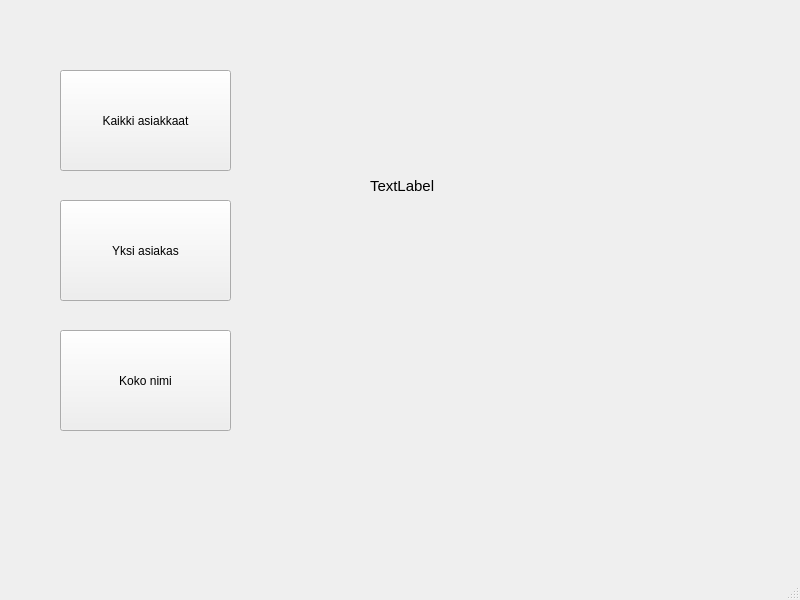
<?xml version="1.0" encoding="UTF-8"?>
<ui version="4.0">
 <class>MainWindow</class>
 <widget class="QMainWindow" name="MainWindow">
  <property name="geometry">
   <rect>
    <x>0</x>
    <y>0</y>
    <width>800</width>
    <height>600</height>
   </rect>
  </property>
  <property name="windowTitle">
   <string>MainWindow</string>
  </property>
  <widget class="QWidget" name="centralwidget">
   <widget class="QPushButton" name="btnGetAllPersons">
    <property name="geometry">
     <rect>
      <x>60</x>
      <y>70</y>
      <width>171</width>
      <height>101</height>
     </rect>
    </property>
    <property name="text">
     <string>Kaikki asiakkaat</string>
    </property>
   </widget>
   <widget class="QPushButton" name="btnGetOnePerson">
    <property name="geometry">
     <rect>
      <x>60</x>
      <y>200</y>
      <width>171</width>
      <height>101</height>
     </rect>
    </property>
    <property name="text">
     <string>Yksi asiakas</string>
    </property>
   </widget>
   <widget class="QPushButton" name="btnGetFullname">
    <property name="geometry">
     <rect>
      <x>60</x>
      <y>330</y>
      <width>171</width>
      <height>101</height>
     </rect>
    </property>
    <property name="text">
     <string>Koko nimi</string>
    </property>
   </widget>
   <widget class="QLabel" name="labelResult">
    <property name="geometry">
     <rect>
      <x>370</x>
      <y>80</y>
      <width>281</width>
      <height>211</height>
     </rect>
    </property>
    <property name="font">
     <font>
      <pointsize>11</pointsize>
     </font>
    </property>
    <property name="text">
     <string>TextLabel</string>
    </property>
   </widget>
  </widget>
  <widget class="QMenuBar" name="menubar">
   <property name="geometry">
    <rect>
     <x>0</x>
     <y>0</y>
     <width>800</width>
     <height>21</height>
    </rect>
   </property>
  </widget>
  <widget class="QStatusBar" name="statusbar"/>
 </widget>
 <resources/>
 <connections/>
</ui>
